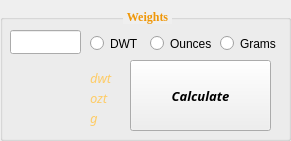
     <widget class="QGroupBox" name="weightConvert">
      <property name="geometry">
       <rect>
        <x>10</x>
        <y>0</y>
        <width>291</width>
        <height>141</height>
       </rect>
      </property>
      <property name="font">
       <font>
        <family>Georgia</family>
        <pointsize>9</pointsize>
        <weight>75</weight>
        <bold>true</bold>
       </font>
      </property>
      <property name="styleSheet">
       <string notr="true">QGroupBox::title {
    subcontrol-origin: margin;
    subcontrol-position: top center;
    padding-left: 2px;
    padding-right: 2px;
    padding-top: 10px;
    color: rgb(239, 151, 9);
}</string>
      </property>
      <property name="title">
       <string>Weights</string>
      </property>
      <widget class="QLineEdit" name="intakeWeight">
       <property name="geometry">
        <rect>
         <x>10</x>
         <y>30</y>
         <width>71</width>
         <height>24</height>
        </rect>
       </property>
       <property name="font">
        <font>
         <family>MS Shell Dlg 2</family>
        </font>
       </property>
      </widget>
      <widget class="QRadioButton" name="dwtIntake">
       <property name="geometry">
        <rect>
         <x>90</x>
         <y>35</y>
         <width>55</width>
         <height>17</height>
        </rect>
       </property>
       <property name="font">
        <font>
         <pointsize>9</pointsize>
        </font>
       </property>
       <property name="text">
        <string>DWT</string>
       </property>
      </widget>
      <widget class="QRadioButton" name="ouncesIntake">
       <property name="geometry">
        <rect>
         <x>150</x>
         <y>35</y>
         <width>68</width>
         <height>17</height>
        </rect>
       </property>
       <property name="font">
        <font>
         <pointsize>9</pointsize>
        </font>
       </property>
       <property name="text">
        <string>Ounces</string>
       </property>
      </widget>
      <widget class="QRadioButton" name="gramsIntake">
       <property name="geometry">
        <rect>
         <x>220</x>
         <y>35</y>
         <width>68</width>
         <height>17</height>
        </rect>
       </property>
       <property name="font">
        <font>
         <pointsize>9</pointsize>
        </font>
       </property>
       <property name="text">
        <string>Grams</string>
       </property>
      </widget>
      <widget class="QPushButton" name="pushButton">
       <property name="geometry">
        <rect>
         <x>130</x>
         <y>60</y>
         <width>141</width>
         <height>71</height>
        </rect>
       </property>
       <property name="font">
        <font>
         <family>Corbel</family>
         <pointsize>10</pointsize>
         <weight>75</weight>
         <italic>true</italic>
         <bold>true</bold>
        </font>
       </property>
       <property name="focusPolicy">
        <enum>Qt::ClickFocus</enum>
       </property>
       <property name="text">
        <string>Calculate</string>
       </property>
       <property name="autoDefault">
        <bool>false</bool>
       </property>
      </widget>
      <widget class="QLabel" name="dwtVal">
       <property name="geometry">
        <rect>
         <x>10</x>
         <y>70</y>
         <width>70</width>
         <height>16</height>
        </rect>
       </property>
       <property name="font">
        <font>
         <family>Corbel</family>
         <pointsize>11</pointsize>
        </font>
       </property>
       <property name="styleSheet">
        <string notr="true">color: rgb(254, 204, 102);</string>
       </property>
       <property name="text">
        <string/>
       </property>
       <property name="alignment">
        <set>Qt::AlignRight|Qt::AlignTrailing|Qt::AlignVCenter</set>
       </property>
      </widget>
      <widget class="QLabel" name="ozVal">
       <property name="geometry">
        <rect>
         <x>10</x>
         <y>90</y>
         <width>70</width>
         <height>16</height>
        </rect>
       </property>
       <property name="font">
        <font>
         <family>Corbel</family>
         <pointsize>11</pointsize>
        </font>
       </property>
       <property name="styleSheet">
        <string notr="true">color: rgb(254, 204, 102);</string>
       </property>
       <property name="text">
        <string/>
       </property>
       <property name="alignment">
        <set>Qt::AlignRight|Qt::AlignTrailing|Qt::AlignVCenter</set>
       </property>
      </widget>
      <widget class="QLabel" name="gVal">
       <property name="geometry">
        <rect>
         <x>10</x>
         <y>110</y>
         <width>70</width>
         <height>16</height>
        </rect>
       </property>
       <property name="font">
        <font>
         <family>Corbel</family>
         <pointsize>11</pointsize>
        </font>
       </property>
       <property name="styleSheet">
        <string notr="true">color: rgb(254, 204, 102);</string>
       </property>
       <property name="text">
        <string/>
       </property>
       <property name="alignment">
        <set>Qt::AlignRight|Qt::AlignTrailing|Qt::AlignVCenter</set>
       </property>
      </widget>
      <widget class="QLabel" name="dwtUnit">
       <property name="geometry">
        <rect>
         <x>90</x>
         <y>70</y>
         <width>31</width>
         <height>16</height>
        </rect>
       </property>
       <property name="font">
        <font>
         <family>Corbel</family>
         <pointsize>10</pointsize>
         <italic>true</italic>
        </font>
       </property>
       <property name="styleSheet">
        <string notr="true">color: rgb(254, 204, 102);</string>
       </property>
       <property name="text">
        <string>dwt</string>
       </property>
      </widget>
      <widget class="QLabel" name="ozUnit">
       <property name="geometry">
        <rect>
         <x>90</x>
         <y>90</y>
         <width>31</width>
         <height>16</height>
        </rect>
       </property>
       <property name="font">
        <font>
         <family>Corbel</family>
         <pointsize>10</pointsize>
         <italic>true</italic>
        </font>
       </property>
       <property name="styleSheet">
        <string notr="true">color: rgb(254, 204, 102);</string>
       </property>
       <property name="text">
        <string>ozt</string>
       </property>
      </widget>
      <widget class="QLabel" name="gUnit">
       <property name="geometry">
        <rect>
         <x>90</x>
         <y>110</y>
         <width>31</width>
         <height>16</height>
        </rect>
       </property>
       <property name="font">
        <font>
         <family>Corbel</family>
         <pointsize>10</pointsize>
         <italic>true</italic>
        </font>
       </property>
       <property name="styleSheet">
        <string notr="true">color: rgb(254, 204, 102);</string>
       </property>
       <property name="text">
        <string>g</string>
       </property>
      </widget>
     </widget>
